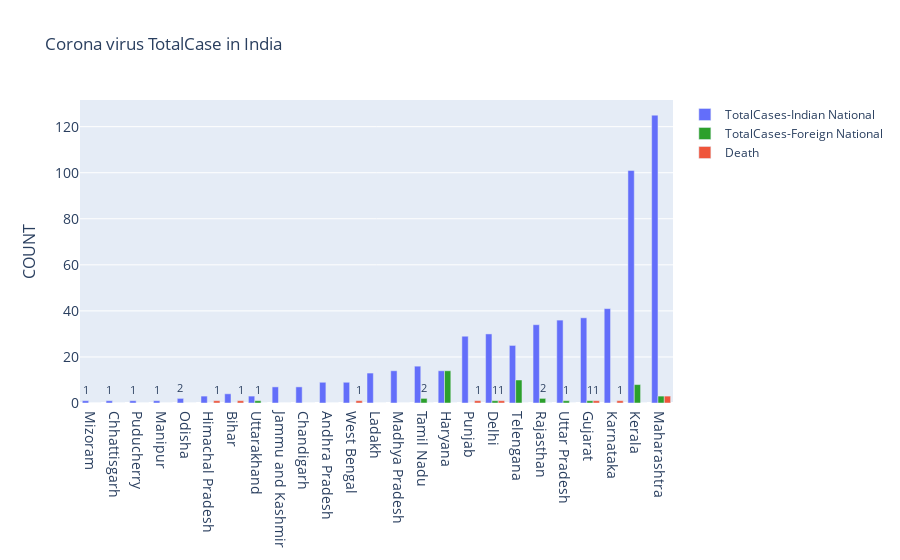

The notebook cell this image was saved under:
### Code cell
fig = go.Figure()
fig.add_trace(go.Bar(
    x=df["Name of State / UT"],
    y=df["Total Confirmed cases (Indian National)"],
    name='TotalCases-Indian National',
    marker_color='#636EFA',
    text=df["Total Confirmed cases (Indian National)"],
    textposition='auto'
))
fig.add_trace(go.Bar(
    x=df["Name of State / UT"],
    y=df["Total Confirmed cases ( Foreign National )"],
    name='TotalCases-Foreign National',
    marker_color='#2ca02c',
    text=df["Total Confirmed cases ( Foreign National )"],
    textposition='auto'
))

fig.add_trace(go.Bar(
    x=df["Name of State / UT"],
    y=df["Death"],
    name='Death',
    marker_color='#EF553B',
    text=df["Death"],
    textposition='auto'
))
fig.update_layout(title_text='Corona virus TotalCase in India',xaxis_tickfont_size=14,
    yaxis=dict(
        title='COUNT',
        titlefont_size=16,
        tickfont_size=14))
fig.show()

### Figure 1 — Plotly figure (JSON) as saved in the notebook; plotly's stock layout.template omitted (floating-point values rounded to 4 significant figures)
{"data": [{"marker": {"color": "#636EFA"}, "name": "TotalCases-Indian National", "text": [1, 1, 1, 1, 2, 3, 4, 3, 7, 7, 9, 9, 13, 14, 16, 14, 29, 30, 25, 34, 36, 37, 41, 101, 125], "textposition": "auto", "type": "bar", "x": ["Mizoram", "Chhattisgarh", "Puducherry", "Manipur", "Odisha", "Himachal Pradesh", "Bihar", "Uttarakhand", "Jammu and Kashmir", "Chandigarh", "Andhra Pradesh", "West Bengal", "Ladakh", "Madhya Pradesh", "Tamil Nadu", "Haryana", "Punjab", "Delhi", "Telengana", "Rajasthan", "Uttar Pradesh", "Gujarat", "Karnataka", "Kerala", "Maharashtra"], "y": [1, 1, 1, 1, 2, 3, 4, 3, 7, 7, 9, 9, 13, 14, 16, 14, 29, 30, 25, 34, 36, 37, 41, 101, 125]}, {"marker": {"color": "#2ca02c"}, "name": "TotalCases-Foreign National", "text": [0, 0, 0, 0, 0, 0, 0, 1, 0, 0, 0, 0, 0, 0, 2, 14, 0, 1, 10, 2, 1, 1, 0, 8, 3], "textposition": "auto", "type": "bar", "x": ["Mizoram", "Chhattisgarh", "Puducherry", "Manipur", "Odisha", "Himachal Pradesh", "Bihar", "Uttarakhand", "Jammu and Kashmir", "Chandigarh", "Andhra Pradesh", "West Bengal", "Ladakh", "Madhya Pradesh", "Tamil Nadu", "Haryana", "Punjab", "Delhi", "Telengana", "Rajasthan", "Uttar Pradesh", "Gujarat", "Karnataka", "Kerala", "Maharashtra"], "y": [0, 0, 0, 0, 0, 0, 0, 1, 0, 0, 0, 0, 0, 0, 2, 14, 0, 1, 10, 2, 1, 1, 0, 8, 3]}, {"marker": {"color": "#EF553B"}, "name": "Death", "text": [0, 0, 0, 0, 0, 1, 1, 0, 0, 0, 0, 1, 0, 0, 0, 0, 1, 1, 0, 0, 0, 1, 1, 0, 3], "textposition": "auto", "type": "bar", "x": ["Mizoram", "Chhattisgarh", "Puducherry", "Manipur", "Odisha", "Himachal Pradesh", "Bihar", "Uttarakhand", "Jammu and Kashmir", "Chandigarh", "Andhra Pradesh", "West Bengal", "Ladakh", "Madhya Pradesh", "Tamil Nadu", "Haryana", "Punjab", "Delhi", "Telengana", "Rajasthan", "Uttar Pradesh", "Gujarat", "Karnataka", "Kerala", "Maharashtra"], "y": [0, 0, 0, 0, 0, 1, 1, 0, 0, 0, 0, 1, 0, 0, 0, 0, 1, 1, 0, 0, 0, 1, 1, 0, 3]}], "layout": {"title": {"text": "Corona virus TotalCase in India"}, "xaxis": {"tickfont": {"size": 14}}, "yaxis": {"tickfont": {"size": 14}, "title": {"font": {"size": 16}, "text": "COUNT"}}}}
